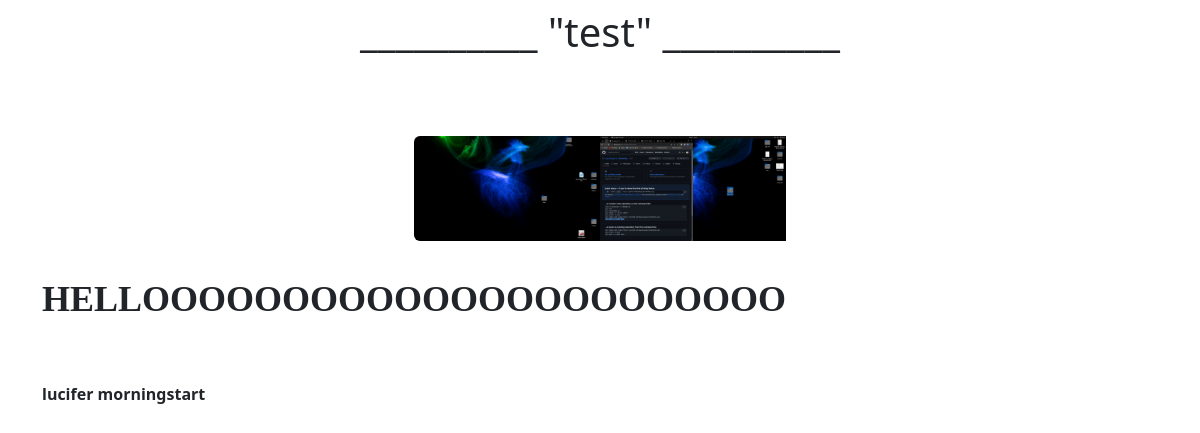
The app's page /blog/test0c4qp/ with its own data.
### home/models.py (models this page shows, shortened)
class BlogModel(models.Model):
    user = models.ForeignKey(User, on_delete=models.CASCADE)
    title = models.CharField(max_length=100)
    subtitle = models.CharField(max_length=100)
    content =  FroalaField()
    slug = models.SlugField(max_length=100, null=True, blank=True)
    image = models.ImageField(upload_to="blog", blank=True, null=True)
    created_at = models.DateTimeField(auto_now=True)
    updated_at = models.DateTimeField(auto_now=True)

### home/views.py (the view)
# urls.py: path('blog/<slug:slug>/',viewblog, name="viewblog"),
def viewblog(request,slug):
    blogs = BlogModel.objects.filter(slug=slug).first()
    context = {'post':blogs}
    return render(request, 'view.html',context)

### home/templates/view.html (shortened to what this page needs)
<!doctype html>
<html lang="en">
  <head>
    <link href="https://cdn.jsdelivr.net/npm/bootstrap@5.2.0-beta1/dist/css/bootstrap.min.css" rel="stylesheet">
  </head>
  <body>
<div class="container">
    <h1><center>__________ "{{post.title}}" __________</center></h1>
<br>
<br>
<br>
</div>
<div class="container">
    <div class="row">
            <div class="row-md-8">
                <center>
                  <div class="col-md-4">
                    <img src="/media/{{post.image}}" class="img-fluid rounded-start" alt="...">
                  </div>
                </center>
            </div>
                <br><br><br><br><br>
            <div class="row-md-4">
                  <div class="col">
                      <p class="card-text">{{post.content|safe}}</p>
                    </div>
            </div>
    </div>
</div>

### records on screen
BlogModel: title "test", image (picture), content "HELLOOOOOOOOOOOOOOOOOOOOOOO lucifer morningstart"
